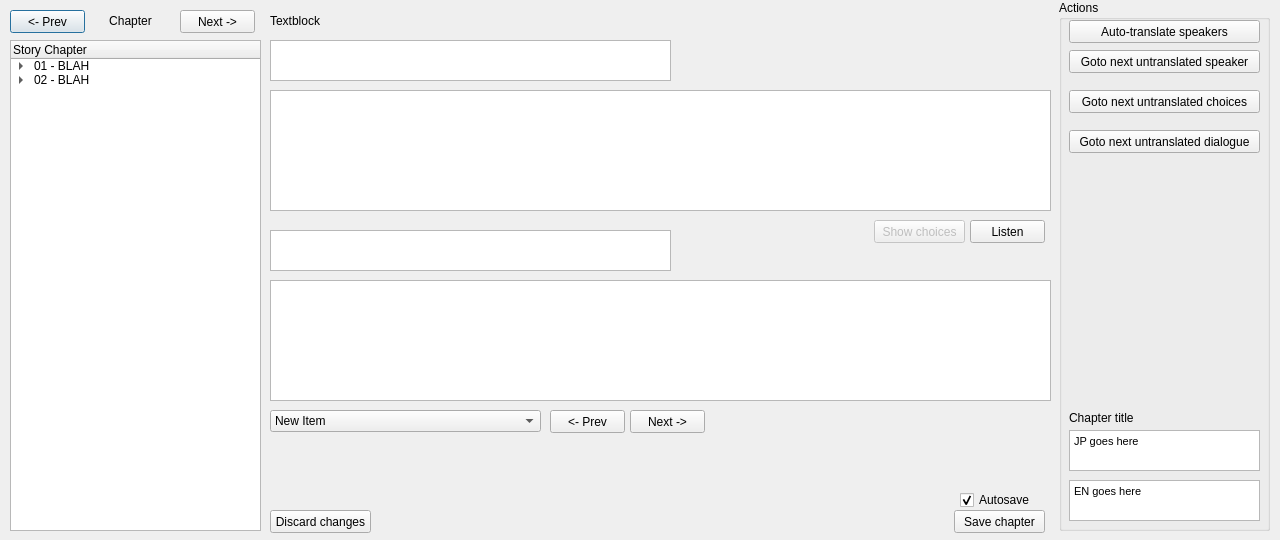
<?xml version="1.0" encoding="UTF-8"?>
<ui version="4.0">
 <class>story_editor</class>
 <widget class="QDialog" name="story_editor">
  <property name="geometry">
   <rect>
    <x>0</x>
    <y>0</y>
    <width>1280</width>
    <height>540</height>
   </rect>
  </property>
  <property name="windowTitle">
   <string notr="true">Story Editor</string>
  </property>
  <widget class="QPushButton" name="pushButton">
   <property name="geometry">
    <rect>
     <x>10</x>
     <y>10</y>
     <width>75</width>
     <height>23</height>
    </rect>
   </property>
   <property name="text">
    <string notr="true">&lt;- Prev</string>
   </property>
  </widget>
  <widget class="QPushButton" name="pushButton_2">
   <property name="geometry">
    <rect>
     <x>180</x>
     <y>10</y>
     <width>75</width>
     <height>23</height>
    </rect>
   </property>
   <property name="text">
    <string notr="true">Next -&gt;</string>
   </property>
  </widget>
  <widget class="QTreeWidget" name="treeWidget">
   <property name="geometry">
    <rect>
     <x>10</x>
     <y>40</y>
     <width>251</width>
     <height>491</height>
    </rect>
   </property>
   <column>
    <property name="text">
     <string notr="true">Story Chapter</string>
    </property>
   </column>
   <item>
    <property name="text">
     <string notr="true">01 - BLAH</string>
    </property>
    <item>
     <property name="text">
      <string notr="true">New Item</string>
     </property>
    </item>
    <item>
     <property name="text">
      <string notr="true">New Item</string>
     </property>
    </item>
   </item>
   <item>
    <property name="text">
     <string notr="true">02 - BLAH</string>
    </property>
    <item>
     <property name="text">
      <string notr="true">New Item</string>
     </property>
    </item>
    <item>
     <property name="text">
      <string notr="true">New Item</string>
     </property>
    </item>
   </item>
  </widget>
  <widget class="QGroupBox" name="groupBox">
   <property name="geometry">
    <rect>
     <x>1059</x>
     <y>0</y>
     <width>211</width>
     <height>531</height>
    </rect>
   </property>
   <property name="title">
    <string notr="true">Actions</string>
   </property>
   <widget class="QPushButton" name="pushButton_5">
    <property name="geometry">
     <rect>
      <x>10</x>
      <y>20</y>
      <width>191</width>
      <height>23</height>
     </rect>
    </property>
    <property name="text">
     <string notr="true">Auto-translate speakers</string>
    </property>
   </widget>
   <widget class="QPushButton" name="pushButton_6">
    <property name="geometry">
     <rect>
      <x>10</x>
      <y>50</y>
      <width>191</width>
      <height>23</height>
     </rect>
    </property>
    <property name="text">
     <string notr="true">Goto next untranslated speaker</string>
    </property>
   </widget>
   <widget class="QPushButton" name="pushButton_9">
    <property name="geometry">
     <rect>
      <x>10</x>
      <y>90</y>
      <width>191</width>
      <height>23</height>
     </rect>
    </property>
    <property name="text">
     <string notr="true">Goto next untranslated choices</string>
    </property>
   </widget>
   <widget class="QPushButton" name="pushButton_10">
    <property name="geometry">
     <rect>
      <x>10</x>
      <y>130</y>
      <width>191</width>
      <height>23</height>
     </rect>
    </property>
    <property name="text">
     <string notr="true">Goto next untranslated dialogue</string>
    </property>
   </widget>
   <widget class="QTextEdit" name="textEdit_3">
    <property name="geometry">
     <rect>
      <x>10</x>
      <y>480</y>
      <width>191</width>
      <height>41</height>
     </rect>
    </property>
    <property name="html">
     <string notr="true">&lt;!DOCTYPE HTML PUBLIC &quot;-//W3C//DTD HTML 4.0//EN&quot; &quot;http://www.w3.org/TR/REC-html40/strict.dtd&quot;&gt;
&lt;html&gt;&lt;head&gt;&lt;meta name=&quot;qrichtext&quot; content=&quot;1&quot; /&gt;&lt;style type=&quot;text/css&quot;&gt;
p, li { white-space: pre-wrap; }
&lt;/style&gt;&lt;/head&gt;&lt;body style=&quot; font-family:'MS Shell Dlg 2'; font-size:8.25pt; font-weight:400; font-style:normal;&quot;&gt;
&lt;p style=&quot; margin-top:0px; margin-bottom:0px; margin-left:0px; margin-right:0px; -qt-block-indent:0; text-indent:0px;&quot;&gt;EN goes here&lt;/p&gt;&lt;/body&gt;&lt;/html&gt;</string>
    </property>
   </widget>
   <widget class="QTextEdit" name="textEdit_4">
    <property name="enabled">
     <bool>true</bool>
    </property>
    <property name="geometry">
     <rect>
      <x>10</x>
      <y>430</y>
      <width>191</width>
      <height>41</height>
     </rect>
    </property>
    <property name="html">
     <string notr="true">&lt;!DOCTYPE HTML PUBLIC &quot;-//W3C//DTD HTML 4.0//EN&quot; &quot;http://www.w3.org/TR/REC-html40/strict.dtd&quot;&gt;
&lt;html&gt;&lt;head&gt;&lt;meta name=&quot;qrichtext&quot; content=&quot;1&quot; /&gt;&lt;style type=&quot;text/css&quot;&gt;
p, li { white-space: pre-wrap; }
&lt;/style&gt;&lt;/head&gt;&lt;body style=&quot; font-family:'MS Shell Dlg 2'; font-size:8.25pt; font-weight:400; font-style:normal;&quot;&gt;
&lt;p style=&quot; margin-top:0px; margin-bottom:0px; margin-left:0px; margin-right:0px; -qt-block-indent:0; text-indent:0px;&quot;&gt;JP goes here&lt;/p&gt;&lt;/body&gt;&lt;/html&gt;</string>
    </property>
   </widget>
   <widget class="QLabel" name="label_3">
    <property name="geometry">
     <rect>
      <x>10</x>
      <y>410</y>
      <width>71</width>
      <height>16</height>
     </rect>
    </property>
    <property name="text">
     <string notr="true">Chapter title</string>
    </property>
   </widget>
  </widget>
  <widget class="QTextEdit" name="textEdit">
   <property name="geometry">
    <rect>
     <x>270</x>
     <y>40</y>
     <width>401</width>
     <height>41</height>
    </rect>
   </property>
   <property name="html">
    <string notr="true">&lt;!DOCTYPE HTML PUBLIC &quot;-//W3C//DTD HTML 4.0//EN&quot; &quot;http://www.w3.org/TR/REC-html40/strict.dtd&quot;&gt;
&lt;html&gt;&lt;head&gt;&lt;meta name=&quot;qrichtext&quot; content=&quot;1&quot; /&gt;&lt;style type=&quot;text/css&quot;&gt;
p, li { white-space: pre-wrap; }
&lt;/style&gt;&lt;/head&gt;&lt;body style=&quot; font-family:'MS Shell Dlg 2'; font-size:8.25pt; font-weight:400; font-style:normal;&quot;&gt;
&lt;p style=&quot;-qt-paragraph-type:empty; margin-top:0px; margin-bottom:0px; margin-left:0px; margin-right:0px; -qt-block-indent:0; text-indent:0px;&quot;&gt;&lt;br /&gt;&lt;/p&gt;&lt;/body&gt;&lt;/html&gt;</string>
   </property>
  </widget>
  <widget class="QTextEdit" name="textEdit_5">
   <property name="geometry">
    <rect>
     <x>270</x>
     <y>90</y>
     <width>781</width>
     <height>121</height>
    </rect>
   </property>
   <property name="html">
    <string notr="true">&lt;!DOCTYPE HTML PUBLIC &quot;-//W3C//DTD HTML 4.0//EN&quot; &quot;http://www.w3.org/TR/REC-html40/strict.dtd&quot;&gt;
&lt;html&gt;&lt;head&gt;&lt;meta name=&quot;qrichtext&quot; content=&quot;1&quot; /&gt;&lt;style type=&quot;text/css&quot;&gt;
p, li { white-space: pre-wrap; }
&lt;/style&gt;&lt;/head&gt;&lt;body style=&quot; font-family:'MS Shell Dlg 2'; font-size:8.25pt; font-weight:400; font-style:normal;&quot;&gt;
&lt;p style=&quot;-qt-paragraph-type:empty; margin-top:0px; margin-bottom:0px; margin-left:0px; margin-right:0px; -qt-block-indent:0; text-indent:0px;&quot;&gt;&lt;br /&gt;&lt;/p&gt;&lt;/body&gt;&lt;/html&gt;</string>
   </property>
  </widget>
  <widget class="QTextEdit" name="textEdit_6">
   <property name="geometry">
    <rect>
     <x>270</x>
     <y>280</y>
     <width>781</width>
     <height>121</height>
    </rect>
   </property>
   <property name="html">
    <string notr="true">&lt;!DOCTYPE HTML PUBLIC &quot;-//W3C//DTD HTML 4.0//EN&quot; &quot;http://www.w3.org/TR/REC-html40/strict.dtd&quot;&gt;
&lt;html&gt;&lt;head&gt;&lt;meta name=&quot;qrichtext&quot; content=&quot;1&quot; /&gt;&lt;style type=&quot;text/css&quot;&gt;
p, li { white-space: pre-wrap; }
&lt;/style&gt;&lt;/head&gt;&lt;body style=&quot; font-family:'MS Shell Dlg 2'; font-size:8.25pt; font-weight:400; font-style:normal;&quot;&gt;
&lt;p style=&quot;-qt-paragraph-type:empty; margin-top:0px; margin-bottom:0px; margin-left:0px; margin-right:0px; -qt-block-indent:0; text-indent:0px;&quot;&gt;&lt;br /&gt;&lt;/p&gt;&lt;/body&gt;&lt;/html&gt;</string>
   </property>
  </widget>
  <widget class="QTextEdit" name="textEdit_2">
   <property name="geometry">
    <rect>
     <x>270</x>
     <y>230</y>
     <width>401</width>
     <height>41</height>
    </rect>
   </property>
   <property name="html">
    <string notr="true">&lt;!DOCTYPE HTML PUBLIC &quot;-//W3C//DTD HTML 4.0//EN&quot; &quot;http://www.w3.org/TR/REC-html40/strict.dtd&quot;&gt;
&lt;html&gt;&lt;head&gt;&lt;meta name=&quot;qrichtext&quot; content=&quot;1&quot; /&gt;&lt;style type=&quot;text/css&quot;&gt;
p, li { white-space: pre-wrap; }
&lt;/style&gt;&lt;/head&gt;&lt;body style=&quot; font-family:'MS Shell Dlg 2'; font-size:8.25pt; font-weight:400; font-style:normal;&quot;&gt;
&lt;p style=&quot;-qt-paragraph-type:empty; margin-top:0px; margin-bottom:0px; margin-left:0px; margin-right:0px; -qt-block-indent:0; text-indent:0px;&quot;&gt;&lt;br /&gt;&lt;/p&gt;&lt;/body&gt;&lt;/html&gt;</string>
   </property>
  </widget>
  <widget class="QComboBox" name="comboBox">
   <property name="geometry">
    <rect>
     <x>270</x>
     <y>410</y>
     <width>271</width>
     <height>22</height>
    </rect>
   </property>
   <item>
    <property name="text">
     <string notr="true">New Item</string>
    </property>
   </item>
   <item>
    <property name="text">
     <string notr="true">New Item</string>
    </property>
   </item>
   <item>
    <property name="text">
     <string notr="true">New Item</string>
    </property>
   </item>
   <item>
    <property name="text">
     <string notr="true">New Item</string>
    </property>
   </item>
  </widget>
  <widget class="QPushButton" name="pushButton_3">
   <property name="geometry">
    <rect>
     <x>550</x>
     <y>410</y>
     <width>75</width>
     <height>23</height>
    </rect>
   </property>
   <property name="text">
    <string notr="true">&lt;- Prev</string>
   </property>
  </widget>
  <widget class="QPushButton" name="pushButton_4">
   <property name="geometry">
    <rect>
     <x>630</x>
     <y>410</y>
     <width>75</width>
     <height>23</height>
    </rect>
   </property>
   <property name="text">
    <string notr="true">Next -&gt;</string>
   </property>
  </widget>
  <widget class="QLabel" name="label">
   <property name="geometry">
    <rect>
     <x>90</x>
     <y>10</y>
     <width>81</width>
     <height>21</height>
    </rect>
   </property>
   <property name="text">
    <string notr="true">Chapter</string>
   </property>
   <property name="alignment">
    <set>Qt::AlignCenter</set>
   </property>
  </widget>
  <widget class="QLabel" name="label_2">
   <property name="geometry">
    <rect>
     <x>270</x>
     <y>10</y>
     <width>81</width>
     <height>21</height>
    </rect>
   </property>
   <property name="text">
    <string notr="true">Textblock</string>
   </property>
  </widget>
  <widget class="QCheckBox" name="checkBox">
   <property name="geometry">
    <rect>
     <x>960</x>
     <y>490</y>
     <width>81</width>
     <height>20</height>
    </rect>
   </property>
   <property name="text">
    <string notr="true">Autosave</string>
   </property>
   <property name="checked">
    <bool>true</bool>
   </property>
  </widget>
  <widget class="QPushButton" name="pushButton_7">
   <property name="geometry">
    <rect>
     <x>970</x>
     <y>220</y>
     <width>75</width>
     <height>23</height>
    </rect>
   </property>
   <property name="text">
    <string notr="true">Listen</string>
   </property>
  </widget>
  <widget class="QPushButton" name="pushButton_8">
   <property name="geometry">
    <rect>
     <x>954</x>
     <y>510</y>
     <width>91</width>
     <height>23</height>
    </rect>
   </property>
   <property name="text">
    <string notr="true">Save chapter</string>
   </property>
  </widget>
  <widget class="QPushButton" name="pushButton_11">
   <property name="enabled">
    <bool>false</bool>
   </property>
   <property name="geometry">
    <rect>
     <x>874</x>
     <y>220</y>
     <width>91</width>
     <height>23</height>
    </rect>
   </property>
   <property name="text">
    <string notr="true">Show choices</string>
   </property>
  </widget>
  <widget class="QPushButton" name="pushButton_12">
   <property name="geometry">
    <rect>
     <x>270</x>
     <y>510</y>
     <width>101</width>
     <height>23</height>
    </rect>
   </property>
   <property name="text">
    <string notr="true">Discard changes</string>
   </property>
  </widget>
 </widget>
 <resources/>
 <connections/>
</ui>
